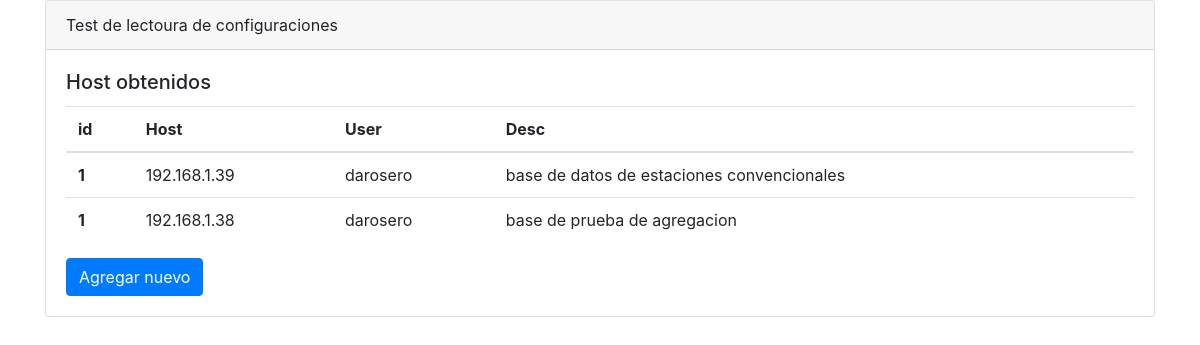
Page /getobs/test/ on the earlier database version.
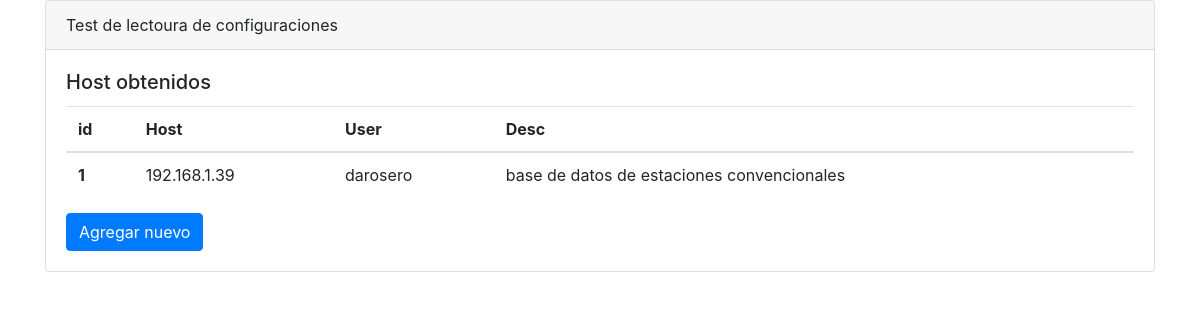
Same page on the later database version.
### base_consulta/models.py (models this page shows)
class BaseConf(models.Model):
    db_host = models.CharField(max_length=15)
    db_user = models.CharField(max_length=60)
    db_pass = models.CharField(max_length=60)
    db_name = models.CharField(max_length=60)
    db_desc = models.CharField(max_length=200)
    db_esta =models.IntegerField()

### getObservations/views.py (the view)
# urls.py: path('test/',views.test, name='test'),
def test(request):
    try:
        mchcred = BaseConf.objects.all()
        print(mchcred)
    except:
        raise Http404("no hay host en la base")
    return render(request, 'getObservations/test.html', {'milista': mchcred})

### templates/getObservations/test.html (shortened to what this page needs)
{% load bootstrap4 %}
{% bootstrap_css %}
{% block content %}
<div class="container">
    <div class="card">
        <div class="card-header">
            Test de lectoura de configuraciones
        </div>
        <div class="card-body">
            <h5 class="card-title">Host obtenidos</h5>
            <table class="table table-hover">
                <thead>
                <tr>
                    <th scope="col">id</th>
                    <th scope="col">Host</th>
                    <th scope="col">User</th>
                    <th scope="col">Desc</th>
                </tr>
                </thead>
                <tbody>
                {% if milista%}
                    {% for db in milista %}
                    <tr>
                        <th scope="row">1</th>
                        <td>{{ db.db_host }}</td>
                        <td>{{ db.db_user }}</td>
                        <td>{{ db.db_desc }}</td>
                    </tr>
                    {% endfor %}
                {% else %}
                    <p>No host are available.</p>
                {% endif %}
                </tbody>
            </table>
            <a href="#" class="btn btn-primary">Agregar nuevo</a>
        </div>
    </div>
</div>
{% endblock %}

Differences in the rows shown:
removed BaseConf: db_host "192.168.1.38", db_user "darosero", db_desc "base de prueba de agregacion"
